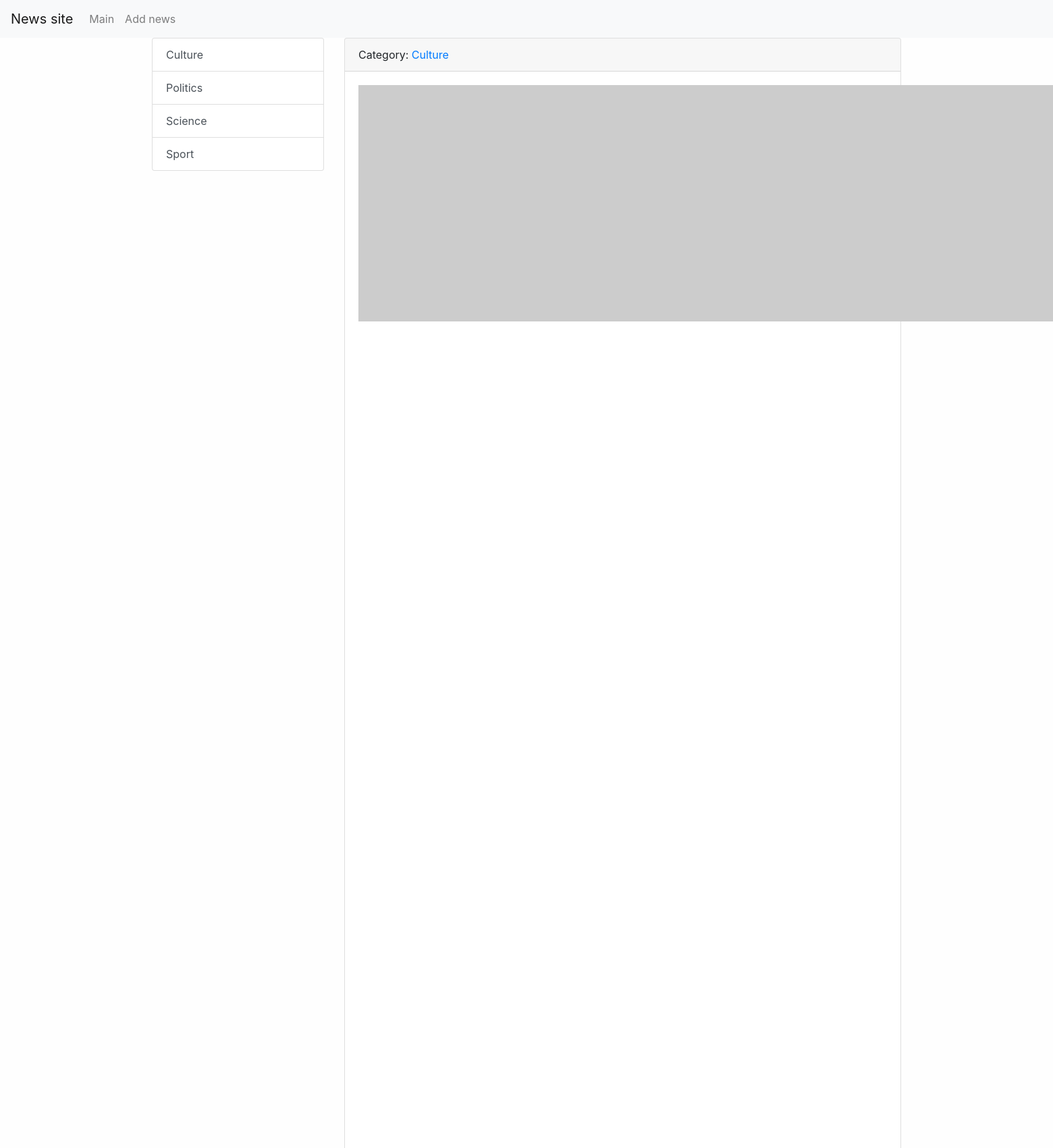
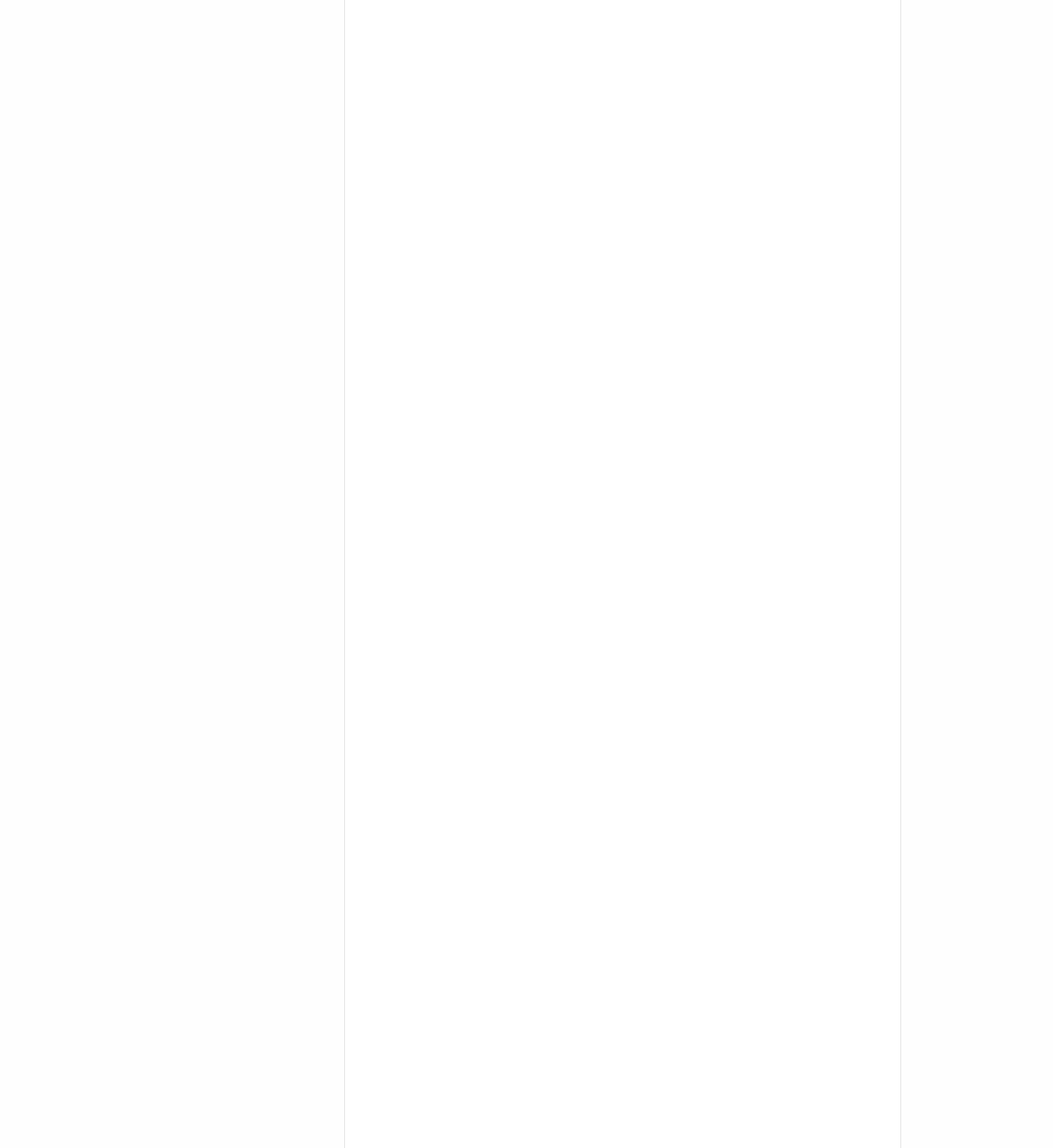
The page /news/1/ (upper part) on the database its author committed (2 pictures, top to bottom).
### news/models.py (models this page shows, shortened)
class Category(models.Model):
    title = models.CharField(max_length=150, db_index=True)
    def __str__(self):
        return self.title
    class Meta:
        verbose_name = 'Category'
        verbose_name_plural = "Categories"
        ordering = ['title']

class News(models.Model):
    title = models.CharField(max_length=150)
    content = models.TextField(blank=True)
    created_at = models.DateTimeField(auto_now_add=True)
    updated_at = models.DateTimeField(auto_now=True)
    photo = models.ImageField(upload_to='photos/%Y/%m/%d/', blank=True)
    is_published = models.BooleanField(default=True)
    category = models.ForeignKey('Category', on_delete=models.PROTECT, null=True,)
    class Meta:
        verbose_name = 'New'
        ordering = ['created_at']

### news/views.py (the view)
# urls.py: path('news/<int:news_id>/', view_news, name='view_news'),
def view_news(request, news_id):
    news_item = get_object_or_404(News, pk=news_id)
    return render(request, 'news/view_news.html', {"news_item": news_item})

### news/templatetags/news_tags.py (called while the page is built)
@register.simple_tag(name='get_list_categories')
def get_categories():
    return Category.objects.all()

### news/templates/news/view_news.html (shortened to what this page needs)
{% extends 'base.html' %}
{% block sidebar %}
{% include 'inc/_sidebar.html' %}
{% endblock %}
{% block content %}
<div class="card mb-3">
    <div class="card-header">
        Category: <a href="{{ news_item.category.get_absolute_url }}">{{ news_item.category }}</a>
    </div>
    <div class="card-body">
        <div class="media">
            {% if item.photo %}
            <img src="{{ news_item.photo.url }}" alt="" width="350" class="mr-3">
            {% else %}
            <img src="https://picsum.photos/id/1060/350/235/?blur=2" alt="" class="mr-3">
            {% endif %}
        </div>
    </div>
</div>
{% endblock %}

### templates/inc/_sidebar.html
{% load news_tags %}
<div class="list-group">
    {% get_list_categories as categories %}
    {% for item in categories %}
    <a href="{% url 'category' item.pk %}"
       class="list-group-item list-group-item-action">
        {{ item.title }}</a>
    {% endfor %}
</div>
<br>

### mysite/static/css/style.css (style rules this page uses)
body { background-color: #fefefe; }

### rows shown on the page
Category: title "Culture"
Category: title "Politics"
Category: title "Science"
Category: title "Sport"
News: category "Culture"
